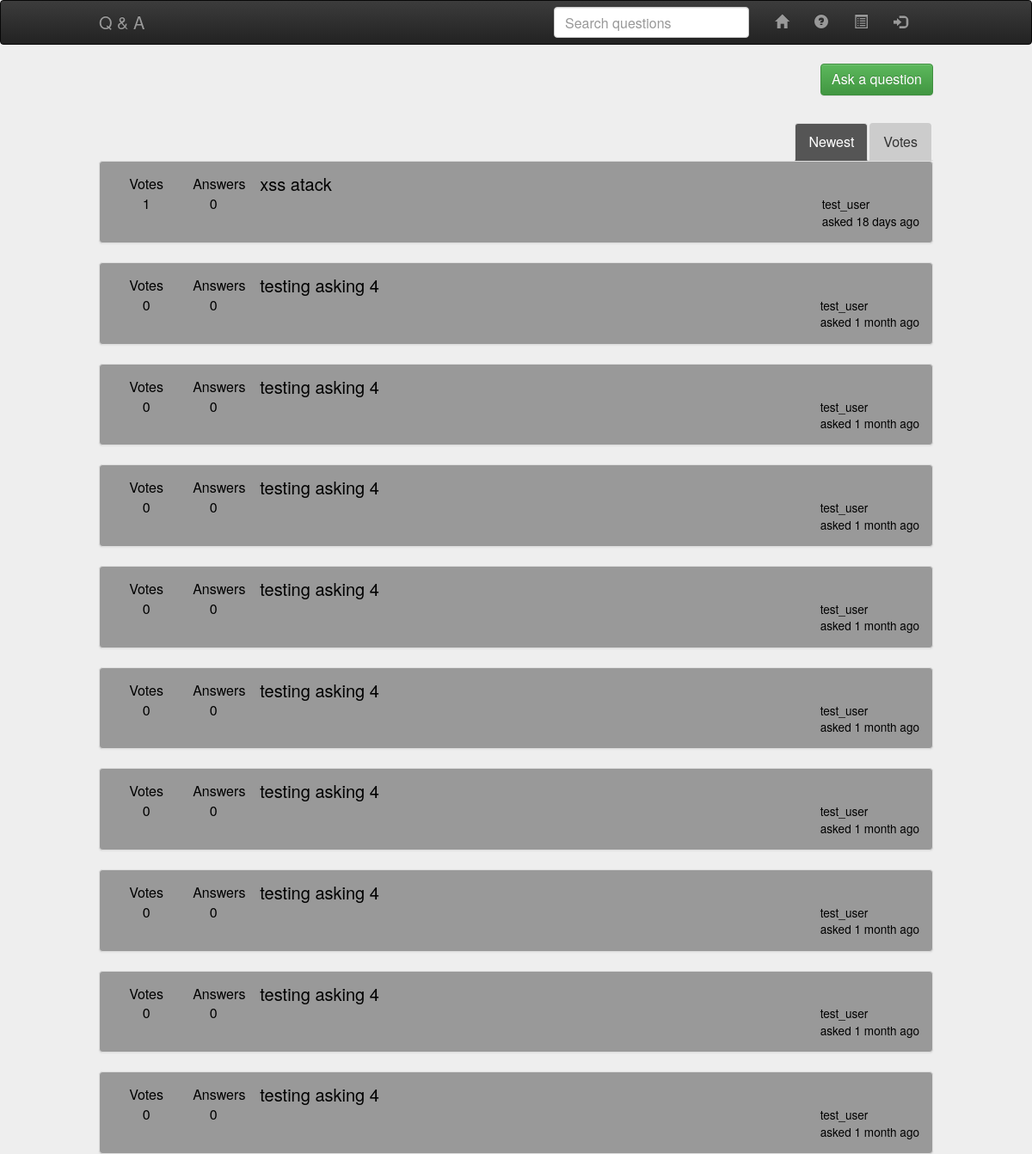
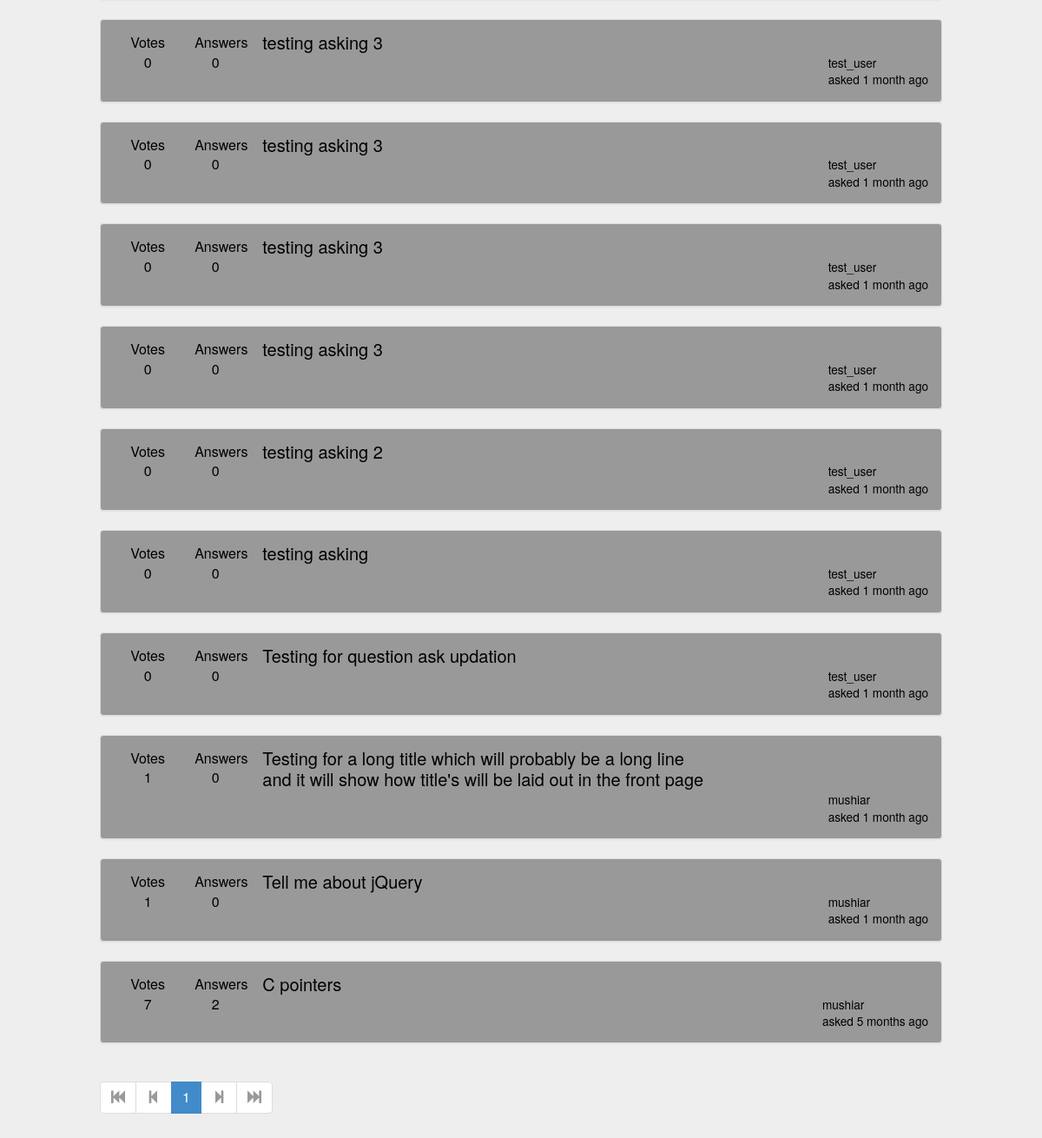
The page / on the database its author committed (2 pictures, top to bottom).
### tables this page shows
CREATE TABLE `questions` (
  `qid` int(12) unsigned NOT NULL AUTO_INCREMENT,
  `title` tinytext,
  `content` text,
  `uid` int(12) unsigned DEFAULT NULL,
  `asked` datetime DEFAULT NULL,
  `rank` mediumint(6) DEFAULT '0',
  PRIMARY KEY (`qid`),
  KEY `uid` (`uid`),
  FULLTEXT KEY `title` (`title`,`content`),
  CONSTRAINT `questions_ibfk_1` FOREIGN KEY (`uid`) REFERENCES `users` (`uid`) ON DELETE CASCADE
);

CREATE TABLE `users` (
  `uid` int(12) unsigned NOT NULL AUTO_INCREMENT,
  `uname` varchar(30) NOT NULL,
  `login` varchar(30) NOT NULL,
  `password` varchar(100) NOT NULL,
  `joined` date NOT NULL,
  `admin` tinyint(1) NOT NULL DEFAULT '0',
  `superadmin` tinyint(1) NOT NULL DEFAULT '0',
  `q_asked` int(10) unsigned NOT NULL DEFAULT '0',
  `q_answered` int(10) unsigned NOT NULL DEFAULT '0',
  PRIMARY KEY (`uid`),
  UNIQUE KEY `login` (`login`),
  UNIQUE KEY `uname` (`uname`)
);

### assets/components/php/functions.php (called while the page is built, shortened)
<?php
function diff_time_format($big,$small){
	$d1=strtotime($big);
	$d2=strtotime($small);
	$seconds=($d1-$d2);
	$minutes=floor($seconds/60);
	$hours=floor($minutes/60);
	$days=floor($hours/24);
	if($days<30){
		return "$days days ago";
	}
	$months=floor($days/30);
	if($months<12){
		if($months==1){
			return "1 month ago";
		}
		return "$months months ago";
	}
	$date=date_parse($small);
	$mons=array("","Jan","Feb","Mar","Apr","May","Jun","Jul","Aug","Sep","Oct","Nov","Dec");
	$mod_min=$date['minute'];
	$date_string=$mons[$date['month']]." ".$date['day']." ".$date['year']." at ".$date['hour'].":".$mod_min;
	return $date_string;
}
?>

### assets/components/php/snippet-main.php (the view, shortened to what this page needs)
<?php
$sort_field="asked";
$select="SELECT qid,title,uid,rank,asked,utc_timestamp() AS utctime FROM questions ORDER BY $sort_field desc LIMIT $q_start,$q_no";
if(!($result=mysqli_query($sqlhandle,$select))){
	die(mysqli_error($sqlhandle));
}
while($row=mysqli_fetch_assoc($result)){
	$query="SELECT count(*) FROM answers WHERE qid={$row['qid']}";
	$answer=0;
	if(!($search=mysqli_query($sqlhandle, $query))){
		die(mysqli_error($sqlhandle));
	}else{
		$ans=mysqli_fetch_assoc($search);
		$answer=$ans['count(*)'];
	}
?>
	<section class="panel panel-default ques-shown">
		<div class="panel-body">
			<div class="col-xs-6 col-sm-1">
				<p class="text-center">Votes <?php echo $row['rank']; ?></p>
			</div>
			<div class="col-xs-6 col-sm-1">
				<p class="text-center">Answers <?php echo $answer ?></p>
			</div>
			<div class="col-xs-12 col-sm-6 col-md-7 col-sm-offset-1 col-md-offset-0 clearfix">
				<a href="/questions?qid=<?php echo $row['qid']; ?>" class="h4"><?php echo $row['title']; ?></a>
			</div><br>
			<div class="pull-right small col-sm-offset-6">
				<?php
					$name="SELECT uname FROM users WHERE uid={$row['uid']}";
					$res=mysqli_query($sqlhandle,$name);
					$usr=mysqli_fetch_assoc($res);
					if($usr){
						echo $usr['uname']."<br>";
					}
					echo "asked ".diff_time_format($row['utctime'],$row['asked']);
				?>
			</div>
		</div>
	</section>
<?php
}
?>

### assets/css/theme.css (style rules this page uses)
.panel { -webkit-box-shadow:0 1px 2px rgba(0,0,0,0.05);box-shadow:0 1px 2px rgba(0,0,0,0.05) }

### assets/css/mystyles.css (style rules this page uses)
body { background-color:#eee;color:#000 }
a { color:red }
.ques-shown { background-color:#999 }

### rows shown on the page
questions: rank "1", answer "0", title "xss atack", uid.uname "test_user", asked "18 days ago"
questions: rank "0", answer "0", title "testing asking 4", uid.uname "test_user", asked "1 month ago"
questions: rank "0", answer "0", title "testing asking 4", uid.uname "test_user", asked "1 month ago"
questions: rank "0", answer "0", title "testing asking 4", uid.uname "test_user", asked "1 month ago"
questions: rank "0", answer "0", title "testing asking 4", uid.uname "test_user", asked "1 month ago"
questions: rank "0", answer "0", title "testing asking 4", uid.uname "test_user", asked "1 month ago"
questions: rank "0", answer "0", title "testing asking 4", uid.uname "test_user", asked "1 month ago"
questions: rank "0", answer "0", title "testing asking 4", uid.uname "test_user", asked "1 month ago"
questions: rank "0", answer "0", title "testing asking 4", uid.uname "test_user", asked "1 month ago"
questions: rank "0", answer "0", title "testing asking 4", uid.uname "test_user", asked "1 month ago"
questions: rank "0", answer "0", title "testing asking 3", uid.uname "test_user", asked "1 month ago"
questions: rank "0", answer "0", title "testing asking 3", uid.uname "test_user", asked "1 month ago"
questions: rank "0", answer "0", title "testing asking 3", uid.uname "test_user", asked "1 month ago"
questions: rank "0", answer "0", title "testing asking 3", uid.uname "test_user", asked "1 month ago"
questions: rank "0", answer "0", title "testing asking 2", uid.uname "test_user", asked "1 month ago"
questions: rank "0", answer "0", title "testing asking", uid.uname "test_user", asked "1 month ago"
questions: rank "0", answer "0", title "Testing for question ask updation", uid.uname "test_user", asked "1 month ago"
questions: rank "1", answer "0", title "Testing for a long title which will probably be a long line and it will show how title's will be laid out in the front page", uid.uname "mushiar", asked "1 month ago"
questions: rank "1", answer "0", title "Tell me about jQuery", uid.uname "mushiar", asked "1 month ago"
questions: rank "7", answer "2", title "C pointers", uid.uname "mushiar", asked "5 months ago"
